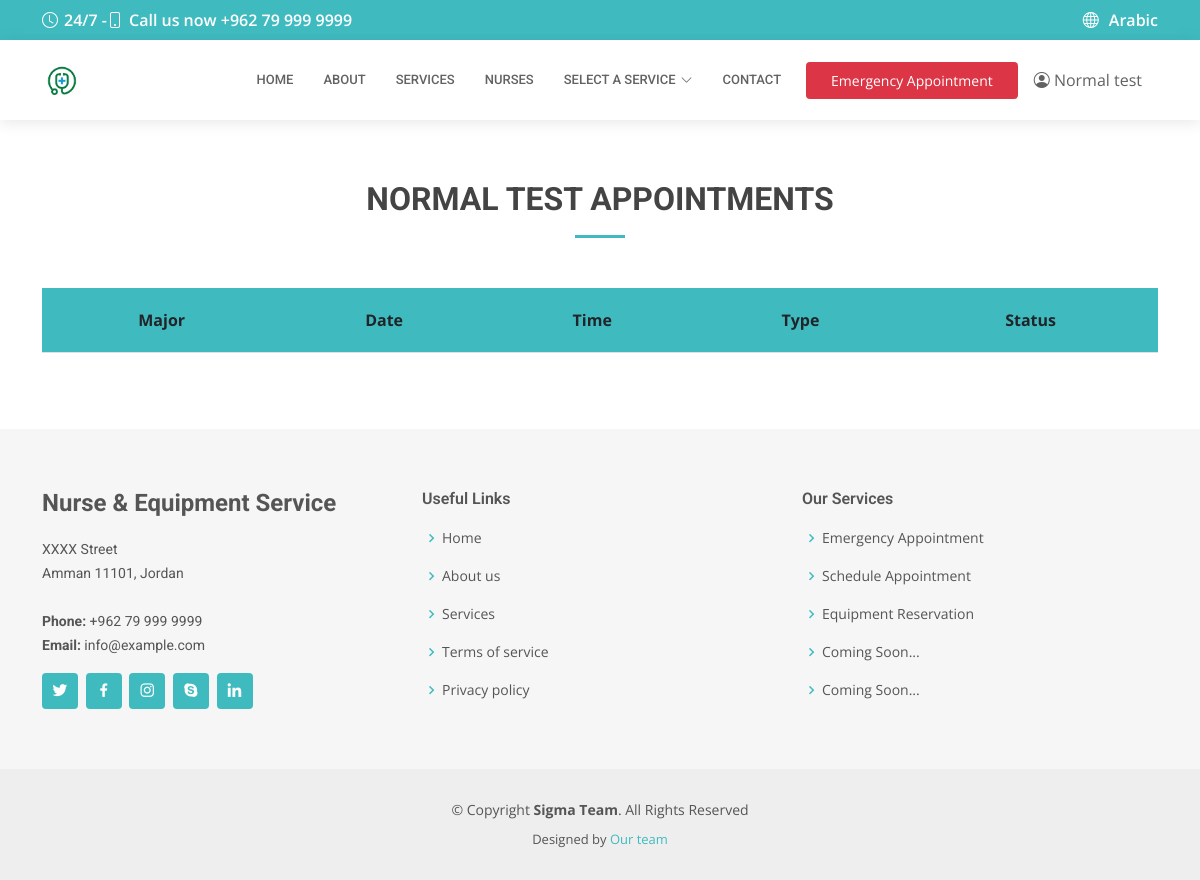
/en/user/staff/dashboard/ (signed in), run on the app's committed database.
### user/models.py (models this page shows, shortened)
class CustomUser(AbstractUser):
    phone = models.CharField(unique=True, max_length=10, null=True, blank=True, verbose_name=_('Phone'))
    birth_date = models.DateField(null=True, default=timezone.now, verbose_name=_('Birth Date'))
    insurance = models.BooleanField(default=False, verbose_name=_('Do you have health insurance'))
    agreement = models.BooleanField(default=False, verbose_name=_('Terms & conditions'))
    session_number = models.IntegerField(null=True, default=0)

### user/views.py (the view, shortened to what this page needs)
# urls.py: path('staff/dashboard/', StaffDashboardView.as_view(), name='staff-dashboard'),
@method_decorator(login_required, name="dispatch")
class StaffDashboardView(TemplateView):
    template_name = 'staff/home.html'
    def get_context_data(self, *, object_list=None, **kwargs):
        context = super(StaffDashboardView, self).get_context_data()
        context['nurse_reservations'] = Appointment.objects.filter(doctor__user_id=self.request.user.id)
        return context

### templates/staff/home.html (shortened to what this page needs)
{% extends 'inner-page.html' %}
{% load static %}
{% load i18n %}
{% block content %}
    <main id="main">
        <section id="appointment" class="appointment">
            <div class="container" data-aos="fade-up">
                <div class="section-title">
                    <h2>{{ user.first_name }} {{ user.last_name }} {% trans 'Appointments' %}</h2>
                </div>
                <div class="tab-content" id="pills-tabContent">
                    <div class="tab-pane fade show active" id="pills-home" role="tabpanel"
                         aria-labelledby="pills-home-tab">
                        <table class="table bg-white text-center">
                            <thead>
                            <tr class="bg-default tbl-header">
                                <th scope="col">{% trans 'Major' %}</th>
                                <th scope="col">{% trans 'Date' %}</th>
                                <th scope="col">{% trans 'Time' %}</th>
                                <th scope="col">{% trans 'Type' %}</th>
                                <th scope="col">{% trans 'Status' %}</th>
                            </tr>
                            </thead>
                        </table>
                    </div>
                </div>
            </div>
        </section>
    </main>
{% endblock %}

### templates/partials/header.html (shortened to what this page needs)
{% load static %}
{% load i18n %}
<header id="header" class="fixed-top">
    <div class="container d-flex align-items-center">
        <a href="{% url 'home' %}" class="logo me-auto"><img src="{% static 'img/logo2.png' %}" alt=""></a>
        <nav id="navbar" class="navbar order-last order-lg-0">
            <ul>
                <li><a class="nav-link scrollto " href="{% url 'home' %}">{% trans 'Home' %}</a></li>
                <li><a class="nav-link scrollto" href="{% url 'about-us' %}">{% trans 'About' %}</a></li>
                <li><a class="nav-link scrollto" href="{% url 'services' %}">{% trans 'Services' %}</a></li>
                <li><a class="nav-link scrollto" href="{% url 'staff-list' %}">{% trans 'Nurses' %}</a></li>
                <li class="dropdown"><a href="#"><span>{% trans 'Select a Service' %}</span> <i
                        class="bi bi-chevron-down"></i></a>
                </li>
                <li><a class="nav-link scrollto" href="{% url 'contact-us' %}">Contact</a></li>
            </ul>
        </nav>
        <a href="{% url 'create-emergency-appointment' %}" class="appointment-btn">Emergency
            Appointment</a>
        <div class="nav-item dropdown no-arrow">
            {% if user.is_authenticated %}
                <a class="nav-link dropdown-toggle" href="#" id="userDropdown" role="button" data-toggle="dropdown"
                   aria-haspopup="true" aria-expanded="false">
                    <i class="bi bi-person-circle text-gray"></i>
                    <span class="mr-2 d-none d-lg-inline text-gray">{{ user.get_full_name }}</span>
                </a>
            {% else %}
                <a href="{% url 'account_login' %}" class="btn btn-secondary login-btn" role="button">Sign in</a>
            {% endif %}
        </div>
    </div>
</header>

### static/css/style.css (style rules this page uses)
body { font-family: "Open Sans", sans-serif; color: #444444; }
a { color: #3fbbc0; text-decoration: none; }
h1, h2, h3, h4, h5, h6 { font-family: "Roboto", sans-serif; }
#header { background: #fff; transition: all 0.5s; z-index: 997; padding: 20px 0; top: 40px; box-shadow: 0px 2px 15px rgba(0, 0, 0, 0.1); }
#header .logo { font-size: 28px; margin: 0; padding: 0; line-height: 1; font-weight: 600; letter-spacing: 0.5px; text-transform: uppercase; }
#header .logo img { max-height: 40px; }
.appointment-btn { margin-left: 25px; background: #dc3545; color: #fff; border-radius: 4px; padding: 8px 25px; white-space: nowrap; transition: 0.3s; font-size: 14px; display: inline-block; }
.navbar { padding: 0; }
.navbar ul { margin: 0; padding: 0; display: flex; list-style: none; align-items: center; }
.navbar li { position: relative; }
.navbar a, .navbar a:focus { display: flex; align-items: center; justify-content: space-between; padding: 10px 0 10px 30px; font-family: "Roboto", sans-serif; font-size: 13px; color: #626262; white-space: nowrap; transition: 0.3s; text-transform: uppercase; font-weight: 500; }
.navbar a i, .navbar a:focus i { font-size: 12px; line-height: 0; margin-left: 5px; }
section { padding: 60px 0; overflow: hidden; }
.section-title { text-align: center; padding-bottom: 30px; }
.section-title h2 { font-size: 32px; font-weight: bold; text-transform: uppercase; margin-bottom: 20px; padding-bottom: 20px; position: relative; }
.section-title h2::after { content: ""; position: absolute; display: block; width: 50px; height: 3px; background: #3fbbc0; bottom: 0; left: calc(50% - 25px); }

### static/css/custom_style.css (style rules this page uses)
.bg-default { background-color: #3fbbc0; }
.dropdown-toggle { white-space: nowrap; }
.dropdown-toggle::after { display: none; }
.text-gray { color: #626262; }
tr { line-height: 3; }
.fixed-top { position: inherit; }

### data on the page
CustomUser: get_full_name "Normal test", first_name "NORMAL", last_name "TEST"
